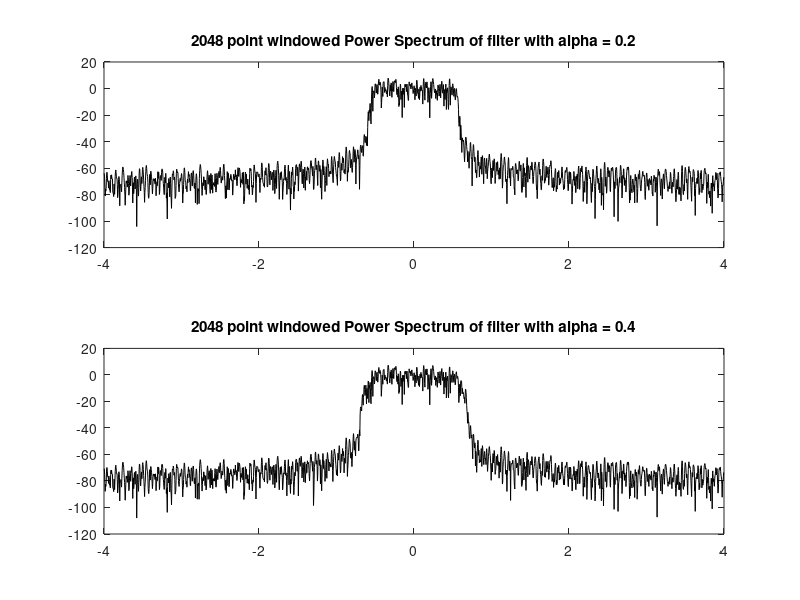

This chart was generated by the following MATLAB code:
clear
close all
load workspace
ww = kaiser(2048,12)';
ww = 10*ww/sum(ww);
subplot(2,1,1)
plot((-0.5:1/2048:(0.5-1/2048))*8, fftshift(20*log10(abs(fft(x1(1:2048).*ww)))),'k')
title('2048 point windowed Power Spectrum of filter with alpha = 0.2')

subplot(2,1,2)
plot((-0.5:1/2048:(0.5-1/2048))*8, fftshift(20*log10(abs(fft(x2(1:2048).*ww)))),'k')
title('2048 point windowed Power Spectrum of filter with alpha = 0.4')

